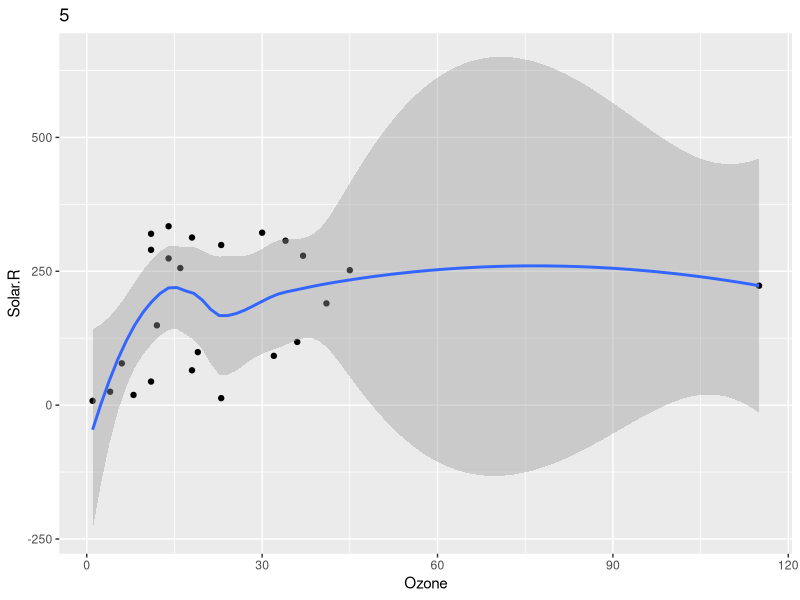
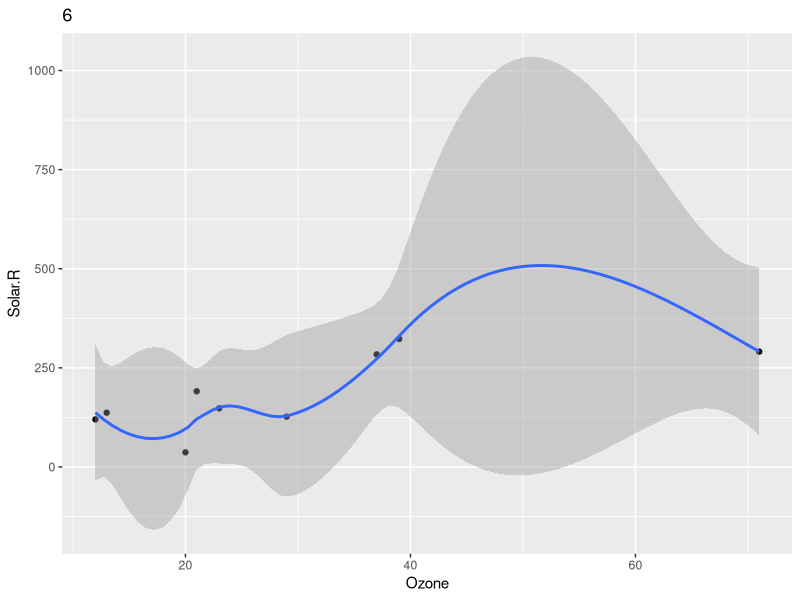
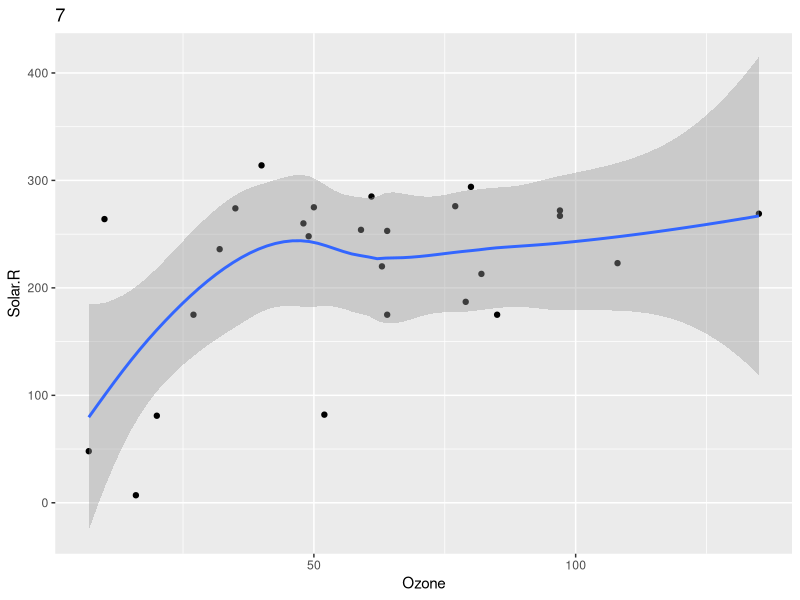
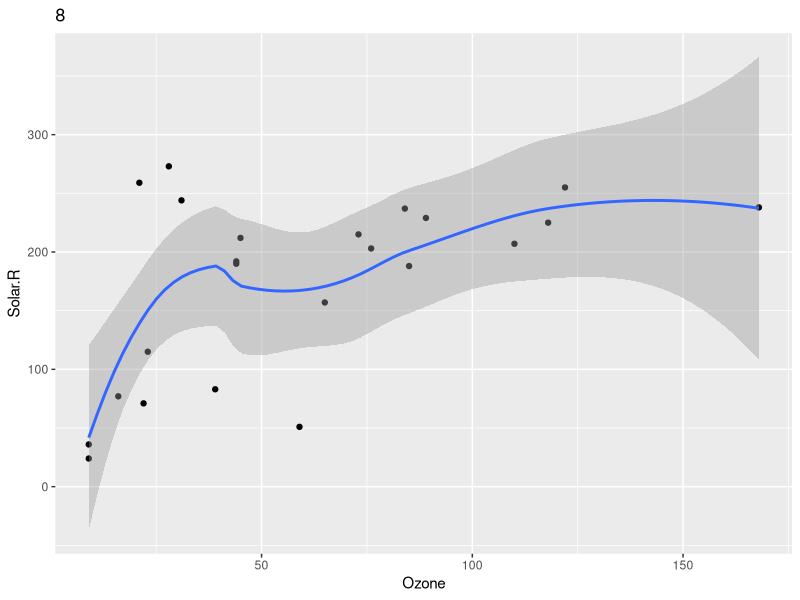
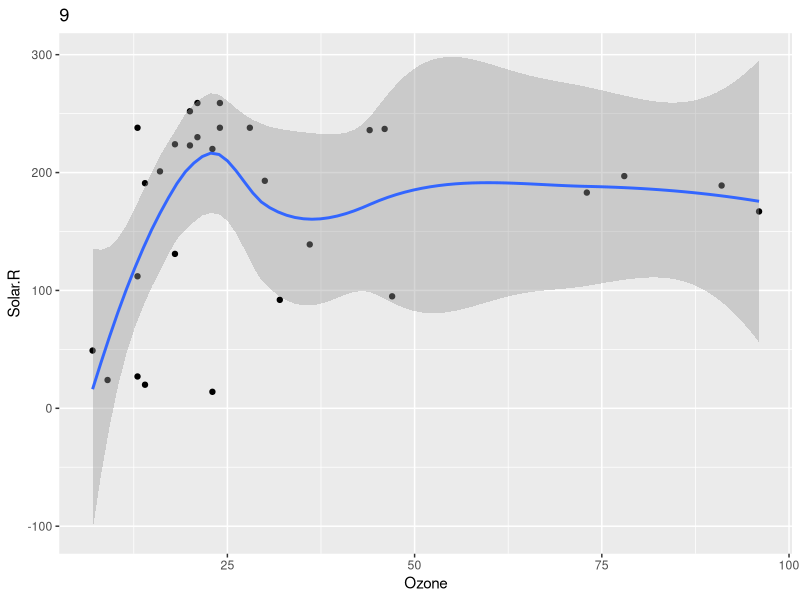
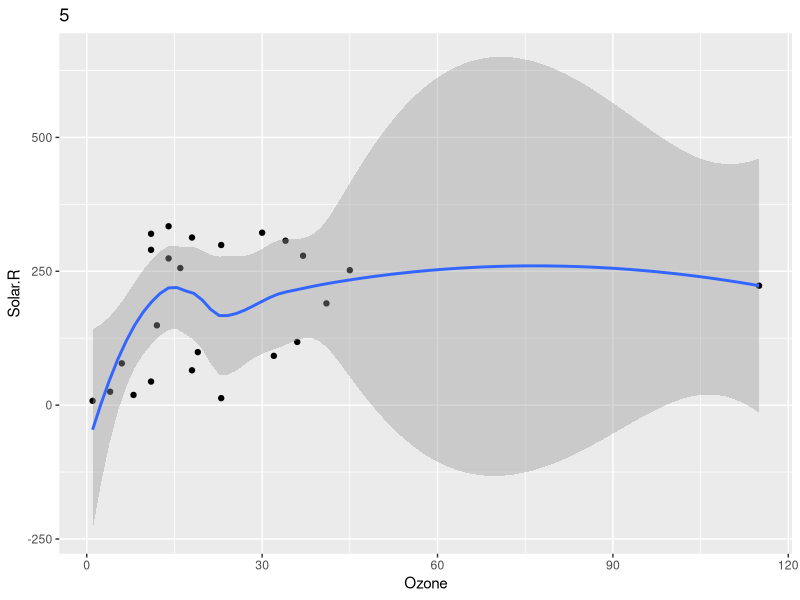
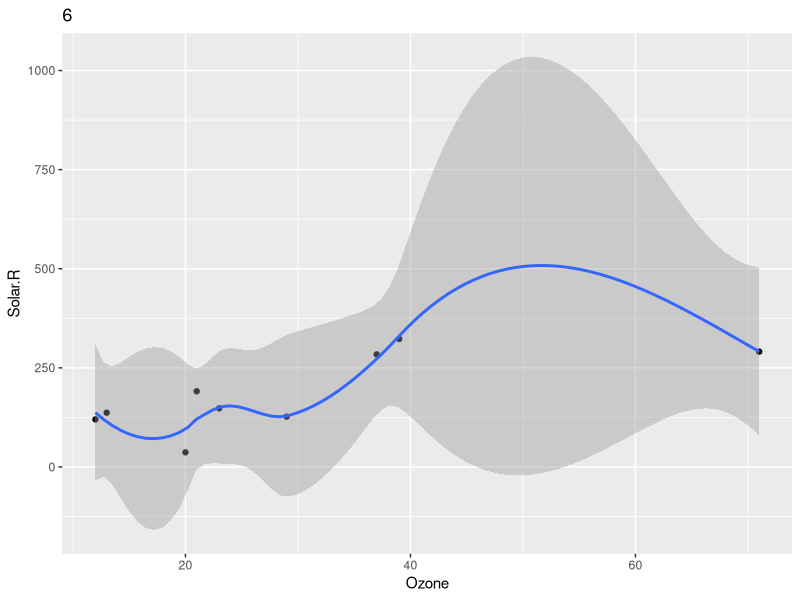
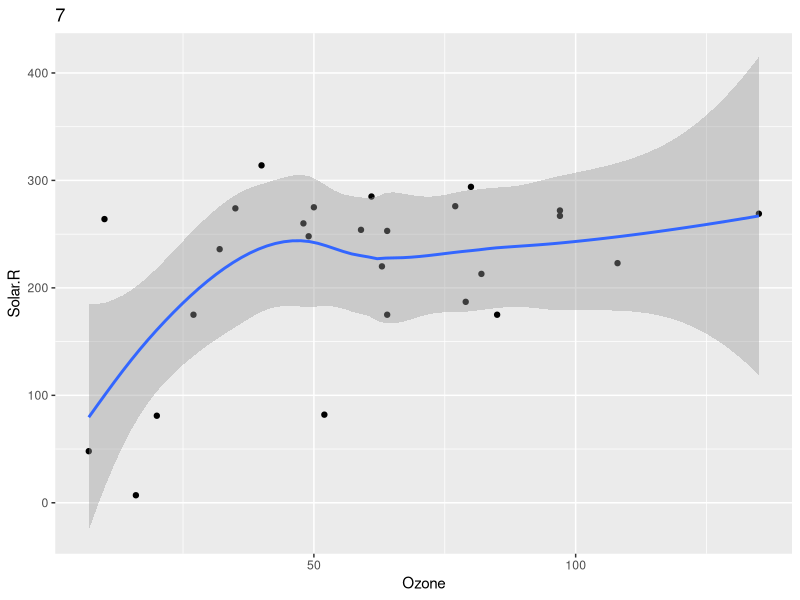

Write the R code that produced these figures, in order.
## ---- chunk 1

set.seed(123) # Set random number generation

m <- lm(mpg ~ hp + cyl + drat, mtcars)

l <- list(a = list(m = matrix(1:12, ncol = 3),
                   v = 1:7),
          b = data.frame(student = 1:15,
                         score = rnorm(15, 100, 10)))
## ---- chunk 2
tolerance <- m$qr$tol
tolerance
## ---- chunk 3
#str(m)
terms <- attr(m$model, "term")
#attributes(terms)
attr(terms, "term.labels")
#attr(attr(m$model, "term"), "term.labels")
## ---- chunk 4
l$a$m
## ---- chunk 5
t <- l[["a"]]
r <- t[["m"]]
r
## ---- chunk 6
as.matrix(r[ , 3])
## ---- chunk 7
ob <- l[["b"]]
ob[7,2]

#library(tidyverse)
#as.data.frame(l[["b"]]) %>%
  #filter(student == "7")
## ---- chunk 8
data <- split(airquality, airquality$Month)
## ---- chunk 9
mean_month <- rep(NA, length(data))
for(i in seq_along(mean_month)) {
  mean_month[i] <- mean(data[[i]][["Ozone"]], na.rm = TRUE)
}
mean_month
## ---- chunk 10
lapply(data, function(x) mean(x$Ozone, na.rm = TRUE))
sapply(data, function(x) mean(x$Ozone, na.rm = TRUE))
vapply(data, function(x) mean(x$Ozone, na.rm = TRUE), FUN.VALUE = double(1))
## ---- chunk 11
library(tidyverse)
airquality_p <- lapply(data, function(x) {
    ggplot(x, aes(Ozone, Solar.R)) +
        geom_point() +
        geom_smooth()
})
airquality_p <- lapply(seq_along(airquality_p),
                       function(i) {
                         airquality_p[[i]] +
                           ggtitle(names(airquality_p)[i])
                         })
airquality_p
## ---- chunk 12
#dir.create(here::here("brock_plots"))
solar_ozone <- here::here("brock_plots",
                          paste0("ozone",
                                 names(data),
                                 ".png"))
for(i in seq_along(airquality_p)) {
  ggsave(solar_ozone[i],
         airquality_p[[i]],
         width = 6.5,
         height = 8)
  }
